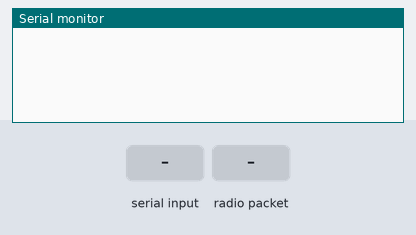
Simulated run of this sketch. Board: Arduino Uno, built with avr-gcc and run on an emulated ATmega328P. Parts: the last lines printed to the serial monitor. The inputs (shaded band) are chosen by the test bench. No radio packets arrive unless stated.

Above: at 1.2 s.
1.3 s: "1\n" received over Serial
At 1.66 s:
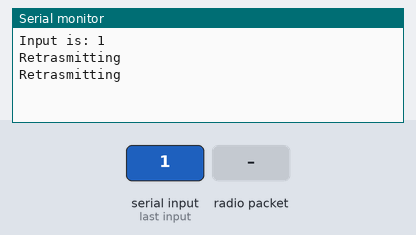
2.8 s: radio packet "1" arrives
At 3.4 s:
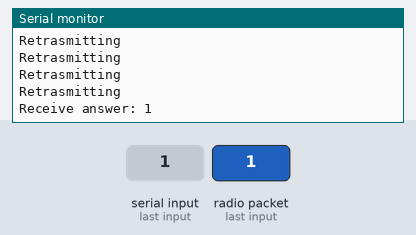

Measured:
- after the input at 1.3 s, the serial monitor: prints a new line at once (image 1)
- after the input at 2.8 s, the serial monitor: prints a new line at once (image 2)

The sketch:

MasterTranslation.ino
```cpp
#include <SPI.h>
#include <nRF24L01.h>
#include <RF24.h>

#define MSG_SIZE 20
#define TIME_OUT 200

RF24 radio(7, 8);

bool newData;
bool has_answered;
char receivedChar;
char receivedChars[MSG_SIZE];

const uint64_t address[2] = { 0xABCDABCD71LL, 0x544d52687CLL };
const char command_names[7][15] = {"Add", "Remove", "Update", "Set Light", "Set Temp", "Set Tent", "Give Data"};
const char type_names[4][15] = {"Coffee" , "Juice", "Beverages", "Snacks"};

uint8_t msg_id;
uint8_t device_id = 0x00;

void setup() {
  Serial.begin(9600);
  while (!Serial);

  radio.begin();
  radio.setPALevel(RF24_PA_MIN);
  radio.setAutoAck(false);
  radio.stopListening();
  msg_id = 0;
  has_answered = false;
}

void loop() {
  // read serial input
  newData = false;
  recvWithEndMarker();
  if (newData) {
    // send command over rf24
    Serial.print("Input is: ");
    Serial.println(receivedChars);

    msg_id = (msg_id + 1) % 255;
    byte msg[32];
    msg[0] = msg_id;
    msg[1] = device_id;


    while(!has_answered){
      Serial.println("Retrasmitting");
      radio.openWritingPipe(address[0]);
      radio.openReadingPipe(1,address[1]);

      radio.write(&receivedChars, sizeof(receivedChars));

      radio.openWritingPipe(address[1]);
      radio.openReadingPipe(1, address[0]);
      radio.startListening();

      unsigned long t = millis();
      while ((millis() - t) < TIME_OUT) {
        if (radio.available()) {
          has_answered = true;
          char text[32] = "";
          radio.read(&text, sizeof(text));
          Serial.print("Receive answer: ");
          Serial.println(text);
        }
      }
      radio.stopListening();
    }

    newData = false;
  }
  has_answered = false;
}


void recvWithEndMarker() {
  static byte ndx = 0;
  char endMarker = '\n';
  char rc;

  while (Serial.available() > 0 && newData == false) {
    rc = Serial.read();

    if (rc != endMarker) {
      receivedChars[ndx] = rc;
      ndx++;
      if (ndx >= MSG_SIZE) {
        ndx = MSG_SIZE - 1;
      }
    }
    else {
      receivedChars[ndx] = '\0'; // terminate the string
      ndx = 0;
      newData = true;
    }
  }
}


void readInput() {

}
```
